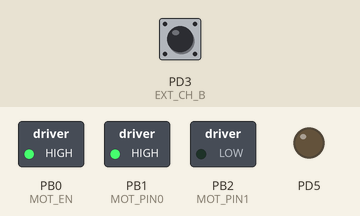
Recording of a program running on a simulated ATmega328P, built with avr-gcc and emulated at 8 MHz. Parts: switched loads named in the program (green lamp = pin HIGH), output pins drawn as LEDs (lit = HIGH). The inputs (shaded band) are chosen by the test bench; at power-on: PD3 (EXT_CH_B) HIGH. What the program prints to the serial monitor is not drawn.

Above: at 0.1 s.
Timing chart, 0 to 1.6 s (numbered marks = the images above):
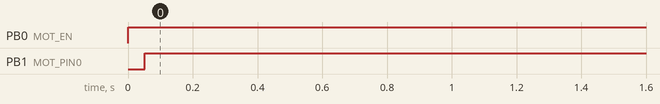

The program:

avr-dev-board-pid-example.c
```c
/*
 * avr_dev_board_pid_example.c
 *
 * Created: 13-Sep-15 14:43:05
 *  Author: marko
 *
 *  Primer pozicone regulacije upotrebom ISC3806 enkodera i L298N H-mosta.
 *  (Sve unutar while(1) petlje je dodatak kako bi se povratna informacija o
 *  trenutnom stanju pozicije enkodera i nije neophodno za pravilan rad biblioteke.)
 */


#include <avr/io.h>
#include <stdio.h>
#include "pid_control.h"
#include "gpio.h"
#include "uart.h"
#include "timer.h"
#include "counter.h"

int main(void)
{
	init_uart(UART_9600);
	init_timer_1(PRESCALER8, 1000);
	set_pin_dir(&DDRD, GPIO_PIN5, OUTPUT);
	pid_setup_params(1, 0, 0);
	pid_ref_val(1000);
	start_pid_control();
	char s[10] = {'\0'};

    while(1){
        send_string("Counts: ");
        sprintf(s, "%li", get_count());
        send_string(s);
        send_string("\n\r");
        s[0] = '\0';
        pause_loop(1000);
    }
}
```

adc.c
```c
/*
 * adc.c
 *
 *  Created on: Jun 21, 2015
 *      Author: marko
 */

#include <avr/io.h>
#include <avr/interrupt.h>
#include "adc.h"
#include "gpio.h"

static volatile uint8_t adc_done = 0;
static volatile int adc_result = 0;

void init_adc()
{
	ADMUX &= ~(0x0F | 1 << ADLAR);	//Right adjust, ADCO
	ADCSRA |= (1 << ADEN | 1 << ADIE | 1 << ADPS0 | 1 << ADPS1 | 1 << ADSC);
	DIDR0 |= (1 << PC0);

	sei();
}

void start_new_adc()
{
	if(adc_done) {
		adc_done = 0;
		ADMUX &= ~(0x0F | 1 << ADLAR);	//Right adjust, ADCO
		ADCSRA |= (1 << ADSC);
	}
}

int get_adc_result()
{
	/* If more than 8-bit precision is used - read ADCL first and ADCH second. */
	return adc_result;
}

ISR(ADC_vect)
{
	adc_done = 1;
	uint16_t temp = 0;
	temp |= ADCL;
	temp |= (ADCH << 8);
	adc_result = temp;

	//adc_result = (int)(adc_result + (float)((temp - adc_result)*0.20));
}
```

adc.h
```c
/*
 * adc.h
 *
 *  Created on: Jun 21, 2015
 *      Author: marko
 */

#ifndef _ADC_H_
#define _ADC_H_

#include <avr/io.h>

#define DIDR0 _SFR_MEM8(0x7E)	/* Took it from <avr/iom328p.h> since <avr/io.h> doesn't have it. */

#define ADC_MAX_VAL ((uint16_t)1023)

void init_adc();
void start_new_adc();
int get_adc_result();

#endif /* _ADC_H_ */
```

counter.c
```c
/*
 * counter.c
 *
 *  Created on: Jun 29, 2015
 *      Author: marko
 *
 *  Ova biblioteka je namenja za rad sa optickim rotacionim
 *  enkoderom ISC3806. Bilbioteka pruza sledeci skup mogucnosti korisniku:
 *  (Napomena: sve makro definicije biblioteke se nalaze u datoteci counter.h)
 *
 *  1. Omogucavanje spoljasnjih perkida na kontroleru na predefinisanim pinovima
 *     za rad sa ISC3806 enkoderom:
 *		- Upotreba:
 *
 *			enable_counter();
 *
 *			- Funkcija nema povratnu vrednost
 *
 *	2. Pribavljanje informacije o sumi koraka koje je enkoder napravio
 *		- Upotreba:
 *
 *			get_count();
 *
 *			- Funkcija vraca sumu (long) koraka koje je enkoder napravio.
 *			  Suma se uvecava za CW smer, a umanjuje za CCW smer.
 *
 *	Napomena: da bi ova funkcija ispravno radila, pre njene upotrebe u kodu mora postojati
 *	poziv f-je enable_counter.
 *
 */


#include "counter.h"
#include "gpio.h"
#include <avr/io.h>
#include <avr/interrupt.h>

static volatile long counts = 0;

void enable_counter()
{
	set_pin_dir(&EXT_DDR, EXT_CH_A, INPUT);
	set_pin_dir(&EXT_DDR, EXT_CH_B, INPUT);
	EICRA |= (1 << ISC11);	/* Falling edge on INT1. */
	EIMSK |= (1 << INT1);
	sei();
}

long get_count()
{
	return counts;
}

ISR(INT1_vect)
{
	if( EXT_PORT & (1 << EXT_CH_A) ) counts--;	/* CCW */
	else counts++;								/* CW */
}
```

counter.h
```c
/*
 * counter.h
 *
 *  Created on: Jun 29, 2015
 *      Author: marko
 */

#ifndef _COUNTER_H_
#define _COUNTER_H_

#define EXT_DDR		DDRD
#define EXT_PORT	PIND
#define EXT_CH_A	GPIO_PIN2
#define EXT_CH_B	GPIO_PIN3

void enable_counter();
long get_count();

#endif /* _COUNTER_H_ */
```

globals.h
```c
/*
 * globals.h
 *
 * Created: 6/16/2015 11:55:44 PM
 *  Author: Lazar
 */


#ifndef GLOBALS_H_
#define GLOBALS_H_

#ifndef F_CPU
#define	F_CPU			8000000UL
#endif

#define USART_BUFFER_SIZE 1024

extern volatile char usart_buff[USART_BUFFER_SIZE];
extern volatile int curr_buffer_size;

#endif /* GLOBALS_H_ */
```

motor.c
```c
/*
 * motor.c
 *
 * Created: 10-Sep-15 21:58:21
 *  Author: marko
 *
 * Ova biblioteka je namenjena za rad sa integrisanim H-mostom na
 * razvojnom okruzenju. Bilbioteka pruza sledeci skup mogucnosti korisniku:
 * (Napomena: sve makro definicije biblioteke se nalaze u datoteci motor.h)
 *
 * 1. Postavljanje H-mosta u aktivni rezim rada (H-most ON)
 *    - Upotreba:
 *
 *        enable_h_bridge();
 *
 *    - Funkcija ne prima ulazne parametre i nema povratnu vrednost
 *
 * 2. Postavljanje H-mosta u neaktivni rezim rada (H-most OFF)
 *    - Upotreba:
 *
 *        disable_h_bridge();
 *
 *    - Funkcija ne prima ulazne parametre i nema povratnu vrednost
 *
 * 3. Pokretanje motora u CW smeru (paljenje izlaza 1/gasenje izlaza 2 na kanalu A H-mosta)
 *    - Upotreba:
 *
 *        start_motor_CW();
 *
 *    - Funkcija ne prima ulazne parametre i nema povratnu vrednost
 *
 * 4. Pokretanje motora u CW smeru (paljenje izlaza 2/gasenje izlaza 1 na kanalu A H-mosta)
 *    - Upotreba:
 *
 *        start_motor_CCW();
 *
 *    - Funkcija ne prima ulazne parametre i nema povratnu vrednost
 *
 * 5. Gasenje motora (gasenje izlaza 1/gasenje izlaza 1 na kanalu A H-mosta)
 *    - Upotreba:
 *
 *        stop_motor();
 *
 *    - Funkcija ne prima ulazne parametre i nema povratnu vrednost
 *
 * 6. Kocenje motora (paljenje izlaza 1/paljenje izlaza 1 na kanalu A H-mosta)
 *    - Upotreba:
 *
 *        halt_motor();
 *
 *    - Funkcija ne prima ulazne parametre i nema povratnu vrednost
 */

#include "motor.h"

void enable_h_bridge()
{
	set_pin_dir(&MOT_DDR, MOT_EN, OUTPUT);
	set_pin_dir(&MOT_DDR, MOT_PIN0, OUTPUT);
	set_pin_dir(&MOT_DDR, MOT_PIN1, OUTPUT);

	write_pin(&MOT_PORT, MOT_EN, HIGH);
	write_pin(&MOT_PORT, MOT_PIN0, LOW);
	write_pin(&MOT_PORT, MOT_PIN1, LOW);
}

void disable_h_bridge()
{
	set_pin_dir(&MOT_DDR, MOT_EN, OUTPUT);
	set_pin_dir(&MOT_DDR, MOT_PIN0, OUTPUT);
	set_pin_dir(&MOT_DDR, MOT_PIN1, OUTPUT);

	write_pin(&MOT_PORT, MOT_EN, LOW);
	write_pin(&MOT_PORT, MOT_PIN0, LOW);
	write_pin(&MOT_PORT, MOT_PIN1, LOW);
}

void start_motor_CW()
{
	write_pin(&MOT_PORT, MOT_PIN0, LOW);
	write_pin(&MOT_PORT, MOT_PIN1, HIGH);
}

void start_motor_CCW()
{
	write_pin(&MOT_PORT, MOT_PIN0, HIGH);
	write_pin(&MOT_PORT, MOT_PIN1, LOW);
}

void stop_motor()
{
	write_pin(&MOT_PORT, MOT_PIN0, LOW);
	write_pin(&MOT_PORT, MOT_PIN1, LOW);
}

void halt_motor()
{
	write_pin(&MOT_PORT, MOT_PIN0, HIGH);
	write_pin(&MOT_PORT, MOT_PIN1, HIGH);
}
```

motor.h
```c
/*
 * motor.h
 *
 * Created: 10-Sep-15 21:58:37
 *  Author: marko
 */


#ifndef MOTOR_H_
#define MOTOR_H_

#include "gpio.h"

#define MOT_DDR		DDRB
#define MOT_PORT	PORTB
#define MOT_EN		GPIO_PIN0
#define MOT_PIN0	GPIO_PIN1
#define MOT_PIN1 	GPIO_PIN2

void enable_h_bridge(void);
void start_motor_CW(void);
void start_motor_CCW(void);
void stop_motor(void);
void halt_motor(void);
void disable_h_bridge(void);


#endif /* MOTOR_H_ */
```

pid_control.c
```c
/*
 * pid_control.c
 *
 * Created: 12-Sep-15 21:29:24
 *  Author: marko
 *
 *  Ova biblioteka je namenja za pozicionu PID regulaciju motora sa enkoderom.
 *  Bilbioteka pruza sledeci skup mogucnosti korisniku:
 *  (Napomena: sve makro definicije biblioteke se nalaze u datoteci pid_control.h)
 *
 *  1. Zadavanje koeficijenata PID regulatora (ova funkcija istovremeno vodi racuna
 *		i o podesavanju H-mosta, neophodnog za rad motora, i podesavanju kontrole\
 *		spoljasnjih prekida za rad sad enkoderom)
 *		- Upotreba:
 *
 *			pid_setup_params(Kp, Ki, Kd); gde je:
 *
 *				a) Kp - pojacanje propocionalnog dejstva regulatora
 *				b) Ki - pojacanje integralnog dejstva regulatora
 *				c) Kd - pojacanje diferencijalnog dejstva regulatora
 *
 *			- Funkcija nema povratnu vrednost
 *
 *	2. Pokretanje i zaustavljanje regulacije
 *		- Upotreba:
 *
 *			start_pid_control(); pokrece regulaciju
 *
 *			- Funkcija nema povratnu vrednost
 *
 *			stop_pid_control(); zaustavlja regulaciju
 *
 *			- Funkcija nema povratnu vrednost
 *
 *	3. Zadavanje referente vrednosti regulacije
 *		- Upotreba:
 *
 *			pid_ref_val(VALUE); gde je:
 *
 *				a) VALUE - referentna vrednost regulacije
 *
 *			- Funkcija nema povratnu vrednost
 *
 *	Napomena: vrsta regulacije realizovana u primeru je poziciona. Ukoliko
 *	regulacija treba da se vrsi na nivou prvog izvoda pozicije potrebno je prepraviti
 *	vrstu greske u pid() funkciji.
 *
 */

#include "pid_control.h"
#include "motor.h"
#include "counter.h"
#include "gpio.h"

#define PID_CONST ((uint8_t)10)

static void pid();
static volatile PID_S _pid;
static volatile uint8_t pid_flag = 0;

static void init_timer_0()
{
	uint16_t temp;

	temp = 0;
	temp |= (1 << WGM00 | 1 << WGM01);	/* Fast PWM mode - TOP is OCR0A, auto restart. */
	TCCR0A = temp;

	temp = 0;
	temp |= (1 << WGM02);				/* Fast PWM mode - TOP is OCR1A, auto restart. */
	temp |= (0x02 << CS00);				/* CS2:0 = 010 - Prescaler set to 8. */
	TCCR0B = temp;

	temp = 0;
	temp |= (1 << TOIE0);
	TIMSK0 = temp;

	OCR0A = 100;						/* 100us interrupts */

	sei();
}

void pid_setup_params(float kp, float ki, float kd)
{
	_pid.kp = kp;
	_pid.ki = ki;
	_pid.kd = kd;
	_pid.sample_period = 500;	//50ms for pid loop
	_pid.sample_peiod_opt = 1 / 500;
	_pid.pwm_period = 200;	//20ms period for motors

	_pid.last_count = 0;
	_pid.last_err = 0;
	_pid.ref_value = 0;
	_pid.pid_pwm_tick = 0;
	_pid.pid_tick_sample = 0;
	_pid.mot_dir = CW;

	enable_counter();
	enable_h_bridge();
	init_timer_0();
}

void pid_ref_val(long ref_val)
{
	_pid.ref_value = ref_val;
}

void pid_mot_direction(uint8_t mot_dir)
{
	_pid.mot_dir = mot_dir;
}

//Gets called in timer 0 interrupt routine.
static void pid()
{
	long count = get_count();
	long pid_val = 0;
	_pid.err = _pid.ref_value - count;	/* Position difference. */

	_pid.err_sum += _pid.err;					/* Error sum. */

	if(_pid.err_sum > 100)
		_pid.err_sum = 100;	/* Anti wind-up */

	_pid.err_diff = (long)((_pid.err - _pid.last_err)*_pid.sample_peiod_opt);	/* 1st order error differential. */

	/* PID output */
	pid_val = _pid.kp*_pid.err + _pid.ki*_pid.err_sum + _pid.kd*_pid.err_diff;

	if(pid_val > 0) {
		_pid.mot_dir = CW;
		if(pid_val > _pid.pwm_period)
			_pid.pwm_top_val = _pid.pwm_period;
		else
			_pid.pwm_top_val = (uint16_t)(pid_val);
	} else {
		_pid.mot_dir = CCW;
		if(pid_val < -_pid.pwm_period)
			_pid.pwm_top_val = _pid.pwm_period;
		else
			_pid.pwm_top_val = (uint16_t)(-pid_val);
	}


	/* Memorize last values. */
	_pid.last_count = count;
	_pid.last_err = _pid.err;
}

void stop_pid_control()
{
	pid_flag = PID_OFF;
}

void start_pid_control()
{
	pid_flag = PID_ON;
}

ISR(TIMER0_OVF_vect)
{
	if(pid_flag == PID_ON) {
		_pid.pid_tick_sample++;
		if(_pid.pid_tick_sample >= _pid.sample_period) {
			_pid.pid_tick_sample = 0;
			pid();
		}

		_pid.pid_pwm_tick++;
		if(_pid.pid_pwm_tick >= _pid.pwm_period && _pid.pwm_top_val > 0) {
			_pid.pid_pwm_tick = 0;
			if(_pid.mot_dir == CW)
				MOT_PORT |= (1 << MOT_PIN0);
			else
				MOT_PORT |= (1 << MOT_PIN1);
		} else if (_pid.pid_pwm_tick >= _pid.pwm_top_val) {
			MOT_PORT &= ~(1 << MOT_PIN0);
			MOT_PORT &= ~(1 << MOT_PIN1);
		}
	}
}
	
```

pid_control.h
```c
/*
 * pid_control.h
 *
 * Created: 12-Sep-15 21:29:33
 *  Author: marko
 */

#ifndef PID_CONTROL_H_
#define PID_CONTROL_H_

#include <avr/io.h>

#define PID_OFF ((uint8_t)0)
#define PID_ON ((uint8_t)1)

#define CW ((uint8_t)0)
#define CCW ((uint8_t)1)

typedef struct {
	uint8_t mot_dir;
	float kp;
	float ki;
	float kd;
	long ref_value;

	long sample_period;
	float sample_peiod_opt;
	long pid_tick_sample;

	long pwm_top_val;
	long pwm_period;
	long pid_pwm_tick;

	long err;
	long last_err;
	long err_diff;
	long err_sum;
	long last_count;
} PID_S;

void pid_setup_params(float kp, float ki, float kd);
void pid_ref_val(long ref_val);
void stop_pid_control(void);
void start_pid_control(void);
void pid_mot_direction(uint8_t mot_dir);

#endif /* PID_CONTROL_H_ */
```

timer.c
```c
/*
 * timer.c
 *
 *  Created on: Jun 17, 2015
 *      Author: marko
 *
 *  Ova biblioteka je namenjena za rad sa 16-bitnim tajmerom 1 ATmega328P
 *  mikrokontrolera kompanije Atmel. Bilbioteka pruza sledeci skup mogucnosti korisniku:
 *  (Napomena: sve makro definicije biblioteke se nalaze u datoteci timer.h)
 *
 *  1. Incijalizacija tajmera 1
 *	    - Upotreba:
 *
 *			init_timer_1(PRESCALER, TOP_VAL); gde je:
 *
 *				a) PRESCALER - preskaler osnovne frekvencie kontrolera (F_CPU)
 *				b) TOP_VAL - broj broj ciklusa koji tajmer treba da odbroji pre
 *				   nego sto udje u prekidnu rutinu ISR(TIMER1_OVF_vect)
 *
 *			- Funckija nema povratnu vrednost
 *
 *  2. Prosledjivanje PWM signala na neki od pinova mikrokontrolera
 *      - Upotreba:
 *
 *			init_pwm(PWM_INIT_STRUCT); gde je:
 *
 *				a) PWM_INIT_STRUCT - struktura tipa PWM_S (definisano u timer.h) sa sledecim poljima
 *					a.1) port (volatile uint8_t *) - port na kojem se nalazi pin na koji zelimo da prosledimo signal.
 *							Moze imati sledece vrednosti: &PORTB, &PORTC, &PORTD.
 *					a.2) pin (uint8_t) - pin na koji zelimo da prosledimo signal.
 *							Moze imati sledece vrednosti: GPIO_PINx (x = 0...7)
 *					a.3) period (uint32_t) - zeljena perioda PWM signala (zadata u broju ciklusa tajmera 1)
 *					a.4) top_val (uint32_t) - inicijalni faktor ispune PWM signala (zadat u broju ciklusa tajmera 1)
 *					a.5) pwm_tick (uint32_t) - biblioteka ignorise vrednost ovog parametra
 *
 *			- Funckija nema povratnu vrednost
 *
 *  3. Promena faktora ispune PWM signala
 *		- Upotreba:
 *
 *			pwm_ref_val(REFF); gde je:
 *
 *				a) REFF - faktor ispune PWM signala (zadat u broju ciklusa tajmera 1)
 *
 *			- Funckija nema povratnu vrednost
 *
 *  4. Paljenje/gasenje PWM signala:
 *		- Upotreba:
 *
 *			start_pwm(); pokrece prosledjivanje PWM signala na prethodno podesen pin kontroleras
 *			- Funckija nema povratnu vrednost
 *
 *			stop_pwm(); zaustavlja prosledjivanje PWM signala
 *			- Funckija nema povratnu vrednost
 *
 *
 *  5. Proveru stanja vremenskog brojaca
 *		- Upotreba:
 *
 *			set_timer(N); gde je:
 *
 *				a) N - indeks brojaca koji zelimo da podesimo
 *
 *			- Funckija nema povratnu vrednost
 *
 *			get_timer(N); gde je:
 *
 *				a) N - indeks brojaca koji zelimo da podesimo
 *
 *			- Funckija vraca trenutnu vrednost brojaca (uint32_t)
 *
 *	6. Unos kasnjenja u kod
 *		- Upotreba:
 *
 *			pause_loop(TIME); gde je:
 *
 *				a) TIME - zeljeno kasnjenje (zadato u broju ciklusa tajmera 1)
 */

#include <avr/interrupt.h>
#include "gpio.h"
#include "timer.h"
#include "counter.h"
#include "uart.h"
#include "util.h"
#include "motor.h"

static volatile PWM_S my_pwm;
static volatile uint32_t timer_node_0 = 0;
static volatile uint32_t timer_node_1 = 0;
static volatile uint32_t timer_node_2 = 0;
static volatile uint32_t pause_time = 0;
static volatile uint8_t pwm_flag = PWM_OFF;
static volatile uint8_t fsm_step = 0;

void init_timer_1(uint8_t prescaler, uint16_t topw_val)
{
	uint16_t temp;

	temp = 0;
	temp |= (1 << WGM10 | 1 << WGM11);	/* Fast PWM mode - TOP is OCR1A, auto restart. */
	TCCR1A = temp;

	temp = 0;
	temp |= (1 << WGM12 | 1 << WGM13);	/* Fast PWM mode - TOP is OCR1A, auto restart. */
	temp |= (prescaler << CS10);		/* CS2:0 = 010 - Prescaler set to 8. */
	TCCR1B = temp;

	temp = 0;
	temp |= (1 << TOIE0);
	TIMSK1 = temp;

	OCR1A = topw_val;

	sei();
}

void init_pwm(PWM_S *pwm)
{
	my_pwm.port = pwm->port;
	my_pwm.pin = pwm->pin;
	my_pwm.period = (volatile uint32_t) pwm->period;
	my_pwm.top_val = (volatile uint32_t) pwm->top_val;
	my_pwm.pwm_tick = 0;
	pwm_flag = PWM_ON;
}

void pwm_ref_val(uint32_t reff)
{
	if(reff < my_pwm.period ) my_pwm.top_val = reff;
	else my_pwm.top_val = my_pwm.period;
}

void stop_pwm()
{
	pwm_flag = PWM_OFF;
}

void start_pwm()
{
	pwm_flag = PWM_ON;
}

void set_timer(uint8_t timer_num, uint32_t time)
{
	switch(timer_num) {
	case 0:
		timer_node_0 = time;
		break;
	case 1:
		timer_node_1 = time;
		break;
	case 2:
		timer_node_2 = time;
		break;
	}
}

int get_timer(uint8_t timer_num)
{
	switch(timer_num) {
	case 0:
		return timer_node_0;
	case 1:
		return timer_node_1;
	case 2:
		return timer_node_2;
	default: return 1;
	}
}

void pause_loop(uint16_t pause)
{
	pause_time = pause;
	while(pause_time);
}

void threads_loop_example()
{
	switch(fsm_step){
	case 0:
		if(!get_timer(0)) {
			toggle_pin(&PORTD, GPIO_PIN6);
			set_timer(0, 250);
			pause_loop(1);
		}
		fsm_step++;
		break;
	case 1:
		if(!get_timer(1)) {
			toggle_pin(&PORTB, GPIO_PIN0);
			set_timer(1, 500);
			pause_loop(1);
		}
		fsm_step++;
		break;
	case 2:
		if(!get_timer(2)) {
			toggle_pin(&PORTD, GPIO_PIN7);
			set_timer(2, 1000);
			pause_loop(1);
		}
		fsm_step = 0;
		break;
	}
}

ISR(TIMER1_OVF_vect)
{
	if(pwm_flag == PWM_ON) {
		my_pwm.pwm_tick++;
		if(my_pwm.pwm_tick >= my_pwm.period && my_pwm.top_val > 0) {
			set_pin(my_pwm.port, my_pwm.pin);
			my_pwm.pwm_tick = 0;
		} else if(my_pwm.pwm_tick >= my_pwm.top_val) {
			clear_pin(my_pwm.port, my_pwm.pin);
		}
	}

	if(timer_node_0 > 0) timer_node_0--;
	if(timer_node_1 > 0) timer_node_1--;
	if(timer_node_2 > 0) timer_node_2--;
	if(pause_time > 0) pause_time--;
}
```

timer.h
```c
/*
 * timer.h
 *
 *  Created on: Jun 17, 2015
 *      Author: marko
 */

#ifndef _TIMER_H_
#define _TIMER_H

#include <avr/io.h>

#define PRESCALER1 ((uint8_t)0b00000001)
#define PRESCALER8 ((uint8_t)0b00000010)
#define PRESCALER64 ((uint8_t)0b00000011)

#define PWM_OFF ((uint8_t)0)
#define PWM_ON ((uint8_t)1)

typedef struct {
	volatile uint8_t *port;
	uint8_t pin;
	uint32_t period;
	uint32_t top_val;
	uint32_t pwm_tick;
} PWM_S;

void init_timer_1(uint8_t prescaler, uint16_t top_val);
void set_timer(uint8_t timer_num, uint32_t time);
int get_timer(uint8_t timer_num);
void pause_loop(uint16_t pause);

void init_pwm(PWM_S *pwm);
void stop_pwm(void);
void start_pwm(void);
void pwm_ref_val(uint32_t reff);

void threads_loop_example(void);

#endif /* _TIMER_H_ */
```

uart.h
```c
/*
 * uart.h
 *
 *  Created on: Jun 30, 2015
 *      Author: marko
 */

#ifndef _UART_H_
#define _UART_H_

#include <avr/io.h>

#define UART0_SIZE	((uint8_t)255)

#define UART_9600	((uint8_t)51)
#define UART_19200	((uint8_t)25)

void init_uart(uint8_t baud);
void send_char(char c);
void send_string(char *str);
void get_buffer(char *dest, uint8_t size);
void clear_buffer();
void analyze_uart();

#endif /* _UART_H_ */
```

Source omitted: uart.c (1537 bytes), usartlib.c (1758 bytes), usartlib.h (789 bytes), util.c (324 bytes), util.h (278 bytes), gpio.c (4484 bytes), gpio.h (942 bytes)

Measured:
- by itself, PB0 (MOT_EN): LOW → HIGH at 0.00 s
- by itself, PB1 (MOT_PIN0): LOW → HIGH at 0.05 s
